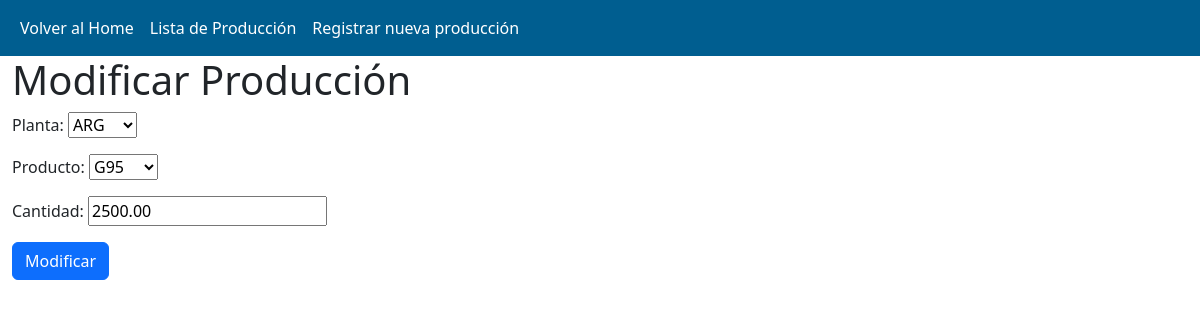
Page /produccion/modificar/13/ (signed in) on the committed database.
### produccion/models.py (models this page shows, shortened)
class Produccion(models.Model):
    planta = models.ForeignKey(Planta, on_delete=models.CASCADE)
    producto = models.ForeignKey(Producto, on_delete=models.CASCADE)
    cantidad = models.DecimalField(max_digits=10, decimal_places=2)
    fechahora = models.DateTimeField(auto_now_add=True)
    fecha = models.DateTimeField(auto_now_add=True)
    operador = models.CharField(max_length=100)
    modificado_por = models.ForeignKey(User, related_name='modificado_por', null=True, blank=True, on_delete=models.SET_NULL)
    modificado_el = models.DateTimeField(null=True, blank=True)
    anulado = models.BooleanField(default=False)
    anulado_por = models.ForeignKey(User, related_name='anulado_por', null=True, blank=True, on_delete=models.SET_NULL)
    anulado_el = models.DateTimeField(null=True, blank=True)

### produccion/views.py (the view, shortened to what this page needs)
# urls.py: path('modificar/<int:pk>/', modificar_produccion, name='modificar_produccion'),
@login_required
def modificar_produccion(request, pk):
    es_supervisor = request.user.groups.filter(name='supervisor').exists()
    es_admin = request.user.groups.filter(name='admin').exists()
    if es_supervisor or es_admin:
        produccion = get_object_or_404(Produccion.objects.all(), pk=pk)
        if request.method == 'POST':
            form = ProduccionForm(request.POST, instance=produccion)
            if form.is_valid():
                form.save()
                return redirect('lista_produccion')
        else:
            form = ProduccionForm(instance=produccion)
        return render(request, 'produccion/modificar_produccion.html', {'form': form})

### produccion/forms.py
class ProduccionForm(forms.ModelForm):
    class Meta:
        model = Produccion
        fields = ['planta', 'producto', 'cantidad']

### produccion/models.py (called while the page is built)
    def __str__(self):
        return self.nombre

    def __str__(self):
        return self.nombre

### produccion/templates/produccion/modificar_produccion.html (shortened to what this page needs)
{% extends 'produccion/base.html' %}
{% block content %}
    <h1>Modificar Producción</h1>
    <form method="post" class="form">
        {{ form.as_p }}
        <button type="submit" class="btn btn-primary">Modificar</button>
    </form>
{% endblock %}

### rows in the picture
Produccion: planta "ARG", producto "G95", cantidad "2500.00"
